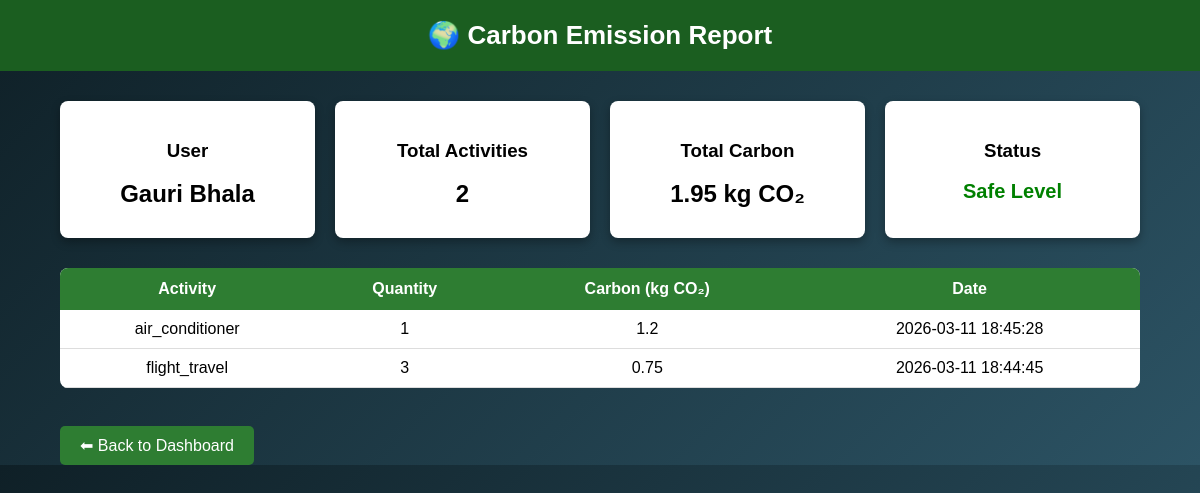
Page /report.php (signed in) on the committed database.
### tables this page shows
CREATE TABLE `activities` (
  `id` int(11) NOT NULL,
  `user_id` int(11) DEFAULT NULL,
  `activity_type` varchar(50) DEFAULT NULL,
  `quantity` float DEFAULT NULL,
  `carbon` float DEFAULT NULL,
  `date` timestamp NOT NULL DEFAULT current_timestamp()
);

### report.php (the view, shortened to what this page needs)
<?php
include "db_connect.php";
$user_id = $_SESSION['user_id'];
$name = $_SESSION['name'];
$sql = "SELECT * FROM activities WHERE user_id='$user_id' ORDER BY date DESC";
$result = $conn->query($sql);
$total_carbon = 0;
$total_activities = $result->num_rows;
while($row = $result->fetch_assoc()){
    $total_carbon += $row['carbon'];
}
$status = "";
$status_color = "";
if($total_carbon < 20){
    $status = "Safe Level";
    $status_color = "green";
}
elseif($total_carbon < 50){
    $status = "Moderate Level";
    $status_color = "orange";
}
else{
    $status = "High Carbon Footprint";
    $status_color = "red";
}
$result = $conn->query($sql);
?>
<!DOCTYPE html>
<html>
<head>
</head>
<body>
<div class="header">
🌍 Carbon Emission Report
</div>
<div class="container">
<div class="cards">
<div class="card">
<h3>User</h3>
<h2><?php echo $name; ?></h2>
</div>
<div class="card">
<h3>Total Activities</h3>
<h2><?php echo $total_activities; ?></h2>
</div>
<div class="card">
<h3>Total Carbon</h3>
<h2><?php echo number_format($total_carbon,2); ?> kg CO₂</h2>
</div>
<div class="card">
<h3>Status</h3>
<h2 class="status" style="color:<?php echo $status_color; ?>">
<?php echo $status; ?>
</h2>
</div>
</div>
<table>
<tr>
<th>Activity</th>
<th>Quantity</th>
<th>Carbon (kg CO₂)</th>
<th>Date</th>
</tr>
<?php
if($result->num_rows > 0){
while($row = $result->fetch_assoc()){
echo "<tr>
<td>".$row['activity_type']."</td>
<td>".$row['quantity']."</td>
<td>".$row['carbon']."</td>
<td>".$row['date']."</td>
</tr>";
}
}else{
echo "<tr><td colspan='4'>No activities found</td></tr>";
}
?>
</table>
<br>
<a class="back-btn" href="dashboard.php">⬅ Back to Dashboard</a>
</div>
</body>
</html>

### report.php (style rules this page uses)
body { margin:0; font-family: Arial; background: linear-gradient(135deg,#0f2027,#2c5364); color:white; }
.header { background:#1b5e20; padding:20px; text-align:center; font-size:26px; font-weight:bold; }
.container { width:90%; margin:auto; margin-top:30px; }
.cards { display:flex; gap:20px; margin-bottom:30px; }
.card { flex:1; background:white; color:black; padding:20px; border-radius:8px; text-align:center; box-shadow:0 4px 10px rgba(0,0,0,0.3); }
.card h2 { margin:10px 0; }
.status { font-size:20px; font-weight:bold; }
table { width:100%; border-collapse:collapse; background:white; color:black; border-radius:8px; overflow:hidden; }
table th { background:#2e7d32; color:white; padding:12px; }
table td { padding:10px; text-align:center; border-bottom:1px solid #ddd; }
.back-btn { margin-top:20px; display:inline-block; padding:10px 20px; background:#2e7d32; color:white; text-decoration:none; border-radius:5px; }

### rows in the picture
activities: activity_type "air_conditioner", quantity "1", carbon "1.2", date "2026-03-11 18:45:28"
activities: activity_type "flight_travel", quantity "3", carbon "0.75", date "2026-03-11 18:44:45"

### other values in the picture
$name "Gauri Bhala"
$total_activities "2"
$total_carbon "1.95"
$status "Safe Level"
